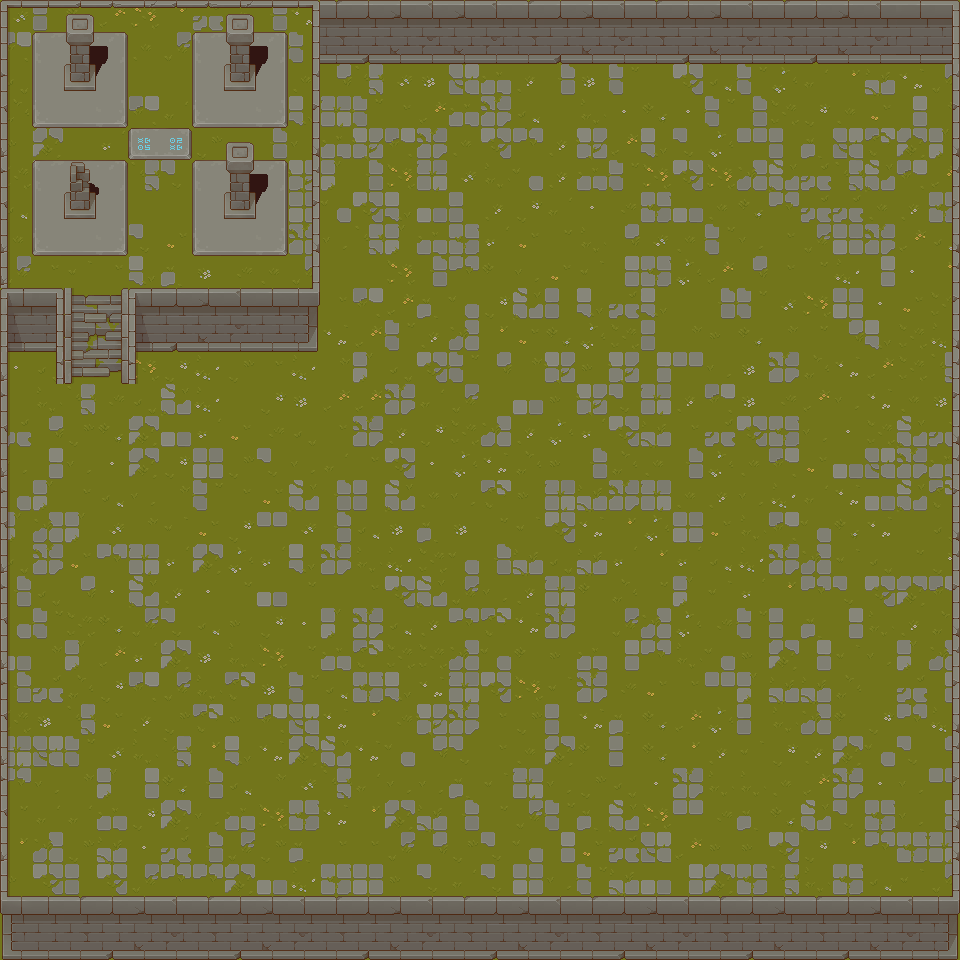

Rendered tile map (Tiled .tmx) drawn with the repository's tilesets; below, a short description and the map source with its tile grids summarised:
An orthogonal 30x30 tile map with 32x32 px tiles, 5 tile layers (ground, tile, onground, shadows, ...), 6 tilesets and 75 objects.

<map version="1.8" tiledversion="1.8.4" orientation="orthogonal" renderorder="right-down" width="30" height="30" tilewidth="32" tileheight="32" infinite="0" nextlayerid="11" nextobjectid="12">
 <tileset firstgid="1" name="grass" tilewidth="32" tileheight="32" tilecount="64" columns="8">
  <image source="_cainos/TX Tileset Grass.png" width="256" height="256" />
 </tileset>
 <tileset firstgid="65" name="walls" tilewidth="32" tileheight="32" tilecount="256" columns="16">
  <image source="_cainos/TX Tileset Wall.png" width="512" height="512" />
  <tile id="17">
   <objectgroup draworder="index" id="2">
    <object id="1" x="0" y="0" width="10.0625" height="32" />
    <object id="2" x="0" y="-0.0625" width="32.1875" height="8.1875" />
   </objectgroup>
  </tile>
  <tile id="18">
   <objectgroup draworder="index" id="2">
    <object id="2" x="0" y="0" width="32" height="8" />
   </objectgroup>
  </tile>
  <tile id="19">
   <objectgroup draworder="index" id="2">
    <object id="1" x="0" y="0" width="32" height="8.0625" />
    <object id="5" x="23.8125" y="0" width="8.5" height="32.375" />
   </objectgroup>
  </tile>
  <tile id="21">
   <objectgroup draworder="index" id="2">
    <object id="1" x="0" y="0" width="32" height="32" />
   </objectgroup>
  </tile>
  <tile id="22">
   <objectgroup draworder="index" id="2">
    <object id="1" x="0" y="0" width="32" height="32" />
   </objectgroup>
  </tile>
  <tile id="23">
   <objectgroup draworder="index" id="2">
    <object id="3" x="0" y="0" width="32" height="32" />
   </objectgroup>
  </tile>
  <tile id="25">
   <objectgroup draworder="index" id="2">
    <object id="1" x="0" y="0" width="10" height="32" />
   </objectgroup>
  </tile>
  <tile id="26">
   <objectgroup draworder="index" id="2">
    <object id="1" x="24" y="0" width="8" height="32" />
   </objectgroup>
  </tile>
  <tile id="28">
   <objectgroup draworder="index" id="2">
    <object id="2" x="0" y="0" width="32" height="8" />
   </objectgroup>
  </tile>
  <tile id="29">
   <objectgroup draworder="index" id="2">
    <object id="2" x="0" y="0" width="32" height="8" />
   </objectgroup>
  </tile>
  <tile id="30">
   <objectgroup draworder="index" id="2">
    <object id="2" x="0" y="0" width="32" height="8" />
   </objectgroup>
  </tile>
  <tile id="33">
   <objectgroup draworder="index" id="2">
    <object id="2" x="0" y="0" width="10" height="32" />
   </objectgroup>
  </tile>
  <tile id="35">
   <objectgroup draworder="index" id="2">
    <object id="2" x="24" y="0" width="8" height="32" />
   </objectgroup>
  </tile>
  <tile id="37">
   <objectgroup draworder="index" id="2">
    <object id="1" x="0" y="0" width="32" height="32" />
   </objectgroup>
  </tile>
  <tile id="38">
   <objectgroup draworder="index" id="2">
    <object id="1" x="0" y="0" width="32" height="32" />
   </objectgroup>
  </tile>
  <tile id="39">
   <objectgroup draworder="index" id="2">
    <object id="1" x="0" y="0" width="32" height="32" />
   </objectgroup>
  </tile>
  <tile id="41">
   <objectgroup draworder="index" id="2">
    <object id="1" x="0" y="0" width="10" height="32" />
   </objectgroup>
  </tile>
  <tile id="42">
   <objectgroup draworder="index" id="2">
    <object id="1" x="24" y="0" width="8" height="32" />
   </objectgroup>
  </tile>
  <tile id="44">
   <objectgroup draworder="index" id="2">
    <object id="1" x="0" y="0" width="8" height="32" />
    <object id="2" x="0" y="0" width="32" height="7.875" />
   </objectgroup>
  </tile>
  <tile id="45">
   <objectgroup draworder="index" id="2">
    <object id="1" x="24" y="0" width="8" height="32" />
    <object id="2" x="0" y="0" width="32" height="8" />
   </objectgroup>
  </tile>
  <tile id="49">
   <objectgroup draworder="index" id="2">
    <object id="1" x="0" y="0" width="32" height="32" />
   </objectgroup>
  </tile>
  <tile id="50">
   <objectgroup draworder="index" id="2">
    <object id="1" x="0" y="0" width="32" height="32" />
   </objectgroup>
  </tile>
  <tile id="51">
   <objectgroup draworder="index" id="2">
    <object id="1" x="0" y="0" width="32" height="32" />
   </objectgroup>
  </tile>
  <tile id="53">
   <objectgroup draworder="index" id="2">
    <object id="1" x="0" y="0" width="8" height="32" />
   </objectgroup>
  </tile>
  <tile id="55">
   <objectgroup draworder="index" id="2">
    <object id="3" x="24" y="0" width="8" height="32" />
   </objectgroup>
  </tile>
  <tile id="57">
   <objectgroup draworder="index" id="2">
    <object id="1" x="0" y="0" width="10" height="32" />
   </objectgroup>
  </tile>
  <tile id="58">
   <objectgroup draworder="index" id="2">
    <object id="1" x="24" y="0" width="8" height="32" />
   </objectgroup>
  </tile>
  <tile id="60">
   <objectgroup draworder="index" id="2">
    <object id="1" x="0" y="0" width="32" height="32" />
   </objectgroup>
  </tile>
  <tile id="61">
   <objectgroup draworder="index" id="2">
    <object id="1" x="0" y="0" width="32" height="32" />
   </objectgroup>
  </tile>
  <tile id="65">
   <objectgroup draworder="index" id="2">
    <object id="1" x="2" y="0" width="30" height="32" />
   </objectgroup>
  </tile>
  <tile id="66">
   <objectgroup draworder="index" id="2">
    <object id="1" x="0" y="0" width="32" height="32" />
   </objectgroup>
  </tile>
  <tile id="67">
   <objectgroup draworder="index" id="2">
    <object id="1" x="0" y="0" width="30" height="32" />
   </objectgroup>
  </tile>
  <tile id="69">
   <objectgroup draworder="index" id="2">
    <object id="1" x="0" y="0" width="32" height="8" />
   </objectgroup>
  </tile>
  <tile id="70">
   <objectgroup draworder="index" id="2">
    <object id="1" x="0" y="0" width="32" height="8" />
   </objectgroup>
  </tile>
  <tile id="71">
   <objectgroup draworder="index" id="2">
    <object id="1" x="0" y="0" width="32" height="8" />
   </objectgroup>
  </tile>
  <tile id="76">
   <objectgroup draworder="index" id="2">
    <object id="1" x="2" y="0" width="30" height="32" />
   </objectgroup>
  </tile>
  <tile id="77">
   <objectgroup draworder="index" id="2">
    <object id="1" x="0" y="0" width="30" height="32" />
   </objectgroup>
  </tile>
  <tile id="97">
   <objectgroup draworder="index" id="2">
    <object id="1" x="0" y="0" width="32" height="32" />
   </objectgroup>
  </tile>
  <tile id="98">
   <objectgroup draworder="index" id="2">
    <object id="1" x="0" y="0" width="32" height="32" />
   </objectgroup>
  </tile>
  <tile id="99">
   <objectgroup draworder="index" id="2">
    <object id="1" x="0" y="0" width="32" height="32" />
   </objectgroup>
  </tile>
  <tile id="100">
   <objectgroup draworder="index" id="2">
    <object id="1" x="0" y="0" width="32" height="32" />
   </objectgroup>
  </tile>
  <tile id="102">
   <objectgroup draworder="index" id="2">
    <object id="1" x="0" y="0" width="32" height="32" />
   </objectgroup>
  </tile>
  <tile id="113">
   <objectgroup draworder="index" id="2">
    <object id="1" x="0" y="0" width="32" height="32" />
   </objectgroup>
  </tile>
  <tile id="114">
   <objectgroup draworder="index" id="2">
    <object id="1" x="0" y="0" width="32" height="32" />
   </objectgroup>
  </tile>
  <tile id="115">
   <objectgroup draworder="index" id="2">
    <object id="1" x="0" y="0" width="32" height="32" />
   </objectgroup>
  </tile>
  <tile id="116">
   <objectgroup draworder="index" id="2">
    <object id="1" x="0" y="0" width="32" height="32" />
   </objectgroup>
  </tile>
  <tile id="118">
   <objectgroup draworder="index" id="2">
    <object id="1" x="0" y="0" width="32" height="32" />
   </objectgroup>
  </tile>
  <tile id="145">
   <objectgroup draworder="index" id="2">
    <object id="1" x="0" y="0" width="32" height="32" />
   </objectgroup>
  </tile>
  <tile id="146">
   <objectgroup draworder="index" id="2">
    <object id="1" x="0" y="0" width="32" height="32" />
   </objectgroup>
  </tile>
  <tile id="148">
   <objectgroup draworder="index" id="2">
    <object id="1" x="0" y="0" width="32" height="32" />
   </objectgroup>
  </tile>
  <tile id="149">
   <objectgroup draworder="index" id="2">
    <object id="1" x="0" y="0" width="32" height="32" />
   </objectgroup>
  </tile>
  <tile id="161">
   <objectgroup draworder="index" id="2">
    <object id="1" x="0" y="0" width="32" height="32" />
   </objectgroup>
  </tile>
  <tile id="162">
   <objectgroup draworder="index" id="2">
    <object id="1" x="0" y="0" width="32" height="32" />
   </objectgroup>
  </tile>
  <tile id="164">
   <objectgroup draworder="index" id="2">
    <object id="1" x="0" y="0" width="32" height="32" />
   </objectgroup>
  </tile>
  <tile id="165">
   <objectgroup draworder="index" id="2">
    <object id="1" x="0" y="0" width="32" height="32" />
   </objectgroup>
  </tile>
 </tileset>
 <tileset firstgid="321" name="prop shadows" tilewidth="32" tileheight="32" tilecount="256" columns="16">
  <image source="_cainos/TX Shadow.png" width="512" height="512" />
 </tileset>
 <tileset firstgid="577" name="stone" tilewidth="32" tileheight="32" tilecount="64" columns="8">
  <image source="_cainos/TX Tileset Stone Ground.png" width="256" height="256" />
 </tileset>
 <tileset firstgid="641" name="structs" tilewidth="32" tileheight="32" tilecount="256" columns="16">
  <image source="_cainos/TX Struct.png" width="512" height="512" />
 </tileset>
 <tileset firstgid="897" name="TX Props small" tilewidth="32" tileheight="96" tilecount="65" columns="13">
  <image source="_cainos/TX Props small.png" width="416" height="512" />
  <tile id="1">
   <objectgroup draworder="index" id="2">
    <object id="1" x="0" y="72" width="32" height="23" />
   </objectgroup>
  </tile>
  <tile id="3">
   <objectgroup draworder="index" id="2">
    <object id="1" x="0" y="72" width="32" height="23" />
   </objectgroup>
  </tile>
  <tile id="5">
   <objectgroup draworder="index" id="2">
    <object id="1" x="3" y="72" width="26" height="19.9967" />
   </objectgroup>
  </tile>
  <tile id="7">
   <objectgroup draworder="index" id="2">
    <object id="1" x="0" y="72.5" width="32" height="22.5" />
   </objectgroup>
  </tile>
  <tile id="14">
   <objectgroup draworder="index" id="2">
    <object id="1" x="0" y="72" width="32" height="20" />
   </objectgroup>
  </tile>
  <tile id="16">
   <objectgroup draworder="index" id="2">
    <object id="1" x="0" y="72" width="32" height="20" />
   </objectgroup>
  </tile>
  <tile id="27">
   <objectgroup draworder="index" id="2">
    <object id="1" x="3" y="74" width="26" height="18">
     <ellipse />
    </object>
   </objectgroup>
  </tile>
  <tile id="29">
   <objectgroup draworder="index" id="2">
    <object id="1" x="6.3868" y="78.1587" width="20" height="12">
     <ellipse />
    </object>
   </objectgroup>
  </tile>
  <tile id="31">
   <objectgroup draworder="index" id="2">
    <object id="1" x="6.46784" y="77.9432" width="20" height="12">
     <ellipse />
    </object>
   </objectgroup>
  </tile>
  <tile id="33">
   <objectgroup draworder="index" id="2">
    <object id="1" x="6.46784" y="79.1729" width="20" height="12">
     <ellipse />
    </object>
   </objectgroup>
  </tile>
  <tile id="40">
   <objectgroup draworder="index" id="2">
    <object id="1" x="3" y="66" width="26" height="26" />
   </objectgroup>
  </tile>
  <tile id="42">
   <objectgroup draworder="index" id="2">
    <object id="1" x="3" y="66" width="26" height="26" />
   </objectgroup>
  </tile>
  <tile id="44">
   <objectgroup draworder="index" id="2">
    <object id="1" x="3" y="66" width="26" height="26" />
   </objectgroup>
  </tile>
  <tile id="46">
   <objectgroup draworder="index" id="2">
    <object id="1" x="0" y="64" width="32" height="27" />
   </objectgroup>
  </tile>
  <tile id="48">
   <objectgroup draworder="index" id="2">
    <object id="1" x="0" y="64" width="32" height="27" />
   </objectgroup>
  </tile>
  <tile id="50">
   <objectgroup draworder="index" id="3">
    <object id="2" x="5" y="75" width="22" height="16" />
   </objectgroup>
  </tile>
 </tileset>
 <layer id="1" name="ground" width="30" height="30">
  <data>[900 cells, 900 non-empty, 62 distinct tile ids]</data>
 </layer>
 <layer id="3" name="tile" width="30" height="30">
  <data>[900 cells, 38 non-empty, 11 distinct tile ids]</data>
 </layer>
 <layer id="9" name="onground" width="30" height="30">
  <data>[900 cells, 8 non-empty, 7 distinct tile ids]</data>
 </layer>
 <layer id="10" name="shadows" width="30" height="30">
  <data>[900 cells, 16 non-empty, 8 distinct tile ids]</data>
 </layer>
 <layer id="2" name="walls" width="30" height="30">
  <data>[900 cells, 191 non-empty, 36 distinct tile ids]</data>
 </layer>
</map>
